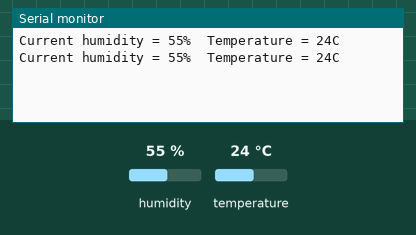
The sketch below on a simulated Arduino Uno, built with avr-gcc and run on an emulated ATmega328P. Shown: the last lines printed to the serial monitor. The test bench sets the inputs (shaded band); at power-on: humidity 55 %, temperature 24 °C.

Above: at 2.8 s.
2.9 s: humidity set to 22 %
At 4.9 s:
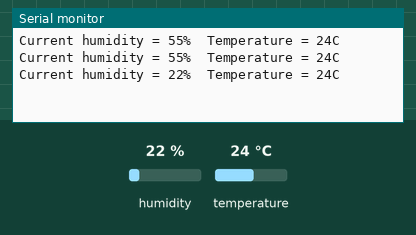
5.6 s: temperature set to 12 °C
At 7.4 s:
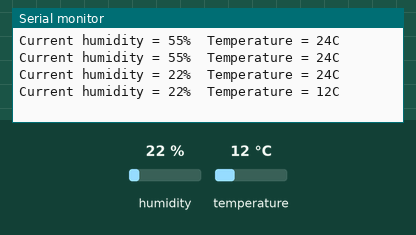
8.3 s: humidity set to 40 %
At 11.0 s:
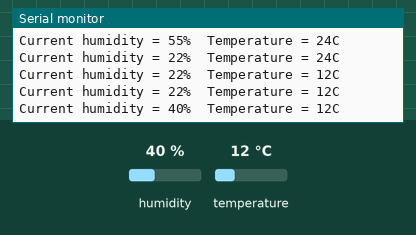
Timing chart, 0 to 12.5 s (numbered marks = the images above; inputs shaded):
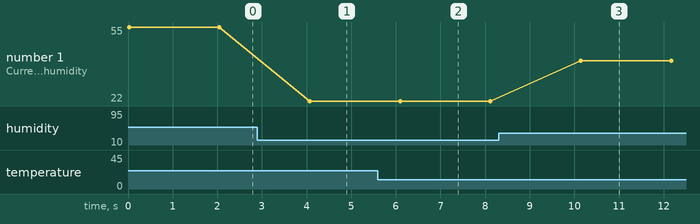

The sketch:

temperature_humidity.ino
```cpp
#include <dht11.h>

dht11 DHT11;
int sensorPin = 4;

void setup() {
  Serial.begin(9600);
}

void loop() {
  int chk = DHT11.read(sensorPin);

  Serial.print("Current humidity = ");
  Serial.print(DHT11.humidity);
  Serial.print("%  ");

  Serial.print("Temperature = ");
  Serial.print(DHT11.temperature);
  Serial.println("C");

  delay(2000);
}
```

Measured:
- after the input at 2.9 s, the serial monitor: prints a new line after 1.2 s (image 1)
- after the input at 5.6 s, the serial monitor: prints a new line after 0.49 s (image 2)
- after the input at 8.3 s, the serial monitor: prints a new line after 1.8 s (image 3)
- plotted number 1: 55 → 22 after the input at 2.9 s, 22 → 40 after the input at 8.3 s
